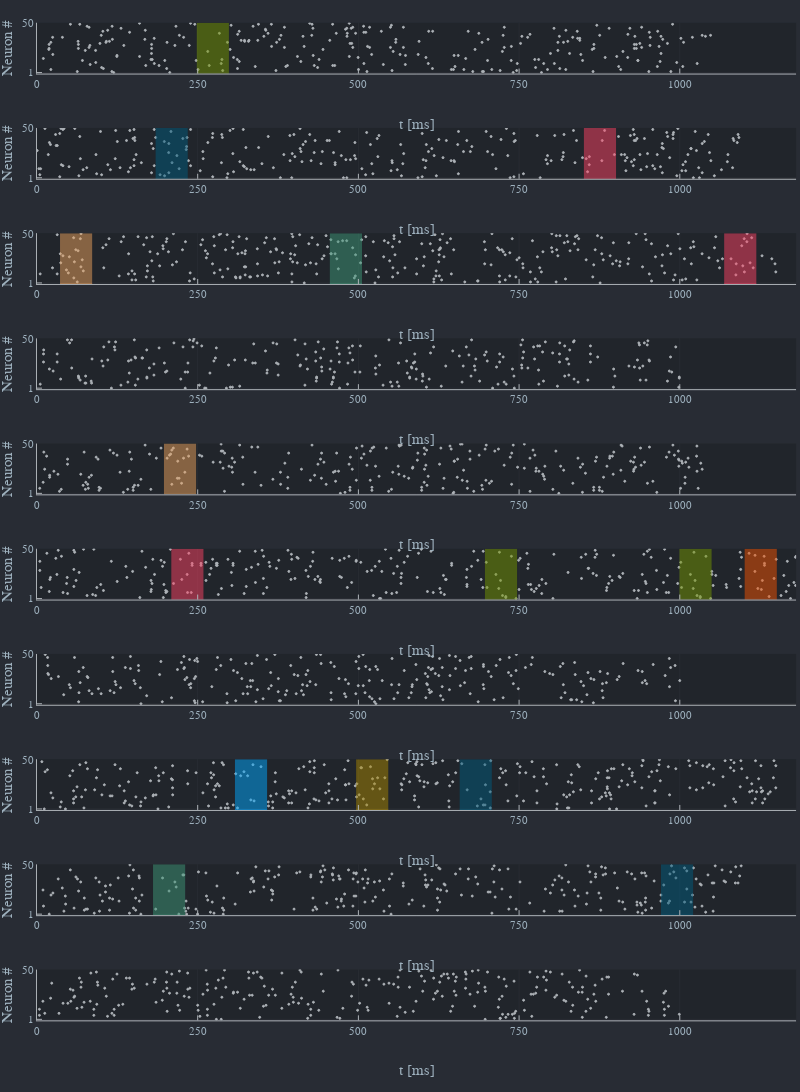

Write notebook code for a chart like this one.
### Code cell
# Prepare to plot
plotlyjs(size = (800, 1500))
cols = collect(1:Nᶠ)#palette(:rainbow, Nᶠ)
test_events = [[(time = s.event_times[i], length = Tᶠ, color = cols[s.event_types[i]])
                for i = 1:length(s.event_times)] 
               for s ∈ test_samples]

# Plots
inp_plots = [PlotInputs(ReduceAfferents(test_samples[i].x, 0.1), events = test_events[i])
             for i = 1:length(test_samples)]
plot(inp_plots..., layout = (length(inp_plots), 1), link = :all, bottom_margin = 12mm)
